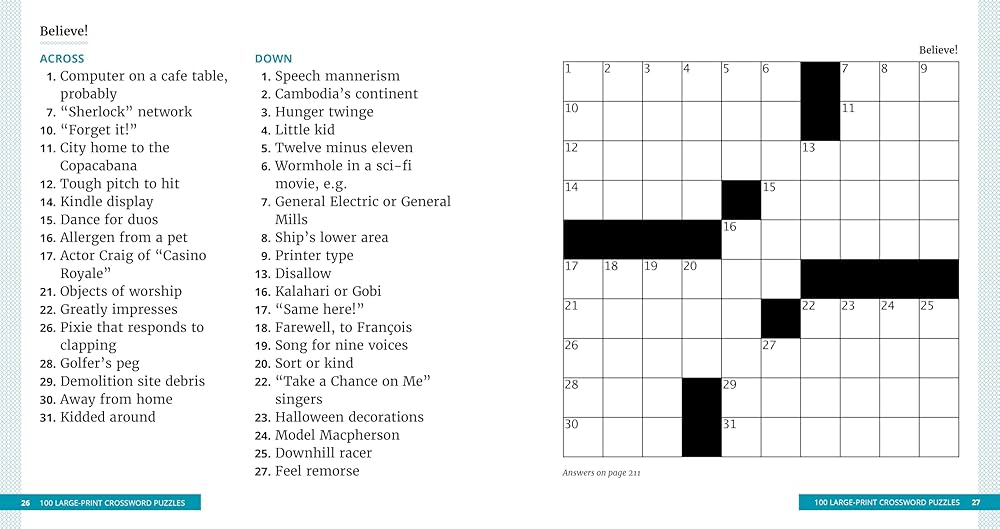
#> input picture img1.jpg, 1000 x 529 px
$ python -i digit_model_v4.py   (imports and definitions only)
#> lines starting #> are read from the running program, lines starting #| are printed output that depends on the picture; after the words box and inside, x2 and y2 are one past the last pixel; in counts of white or black regions, pixels touching at a corner belong together
#> further down, picture is the input picture: shape (529, 1000, 3); mean B, G, R 234.9, 234.6, 232.7
import cv2
import pytesseract
import numpy as np
from PIL import Image

pytesseract.pytesseract.tesseract_cmd = r'C:\Program Files\Tesseract-OCR\tesseract.exe'

def detect_number_v4(img_array, border_crop=0):
#> called with border_crop = 0
    try:
        if img_array is None:
            print("Error: Input image array is None")
            return None

        # --- 0. Optional Border Crop ---
        if border_crop > 0:
            h, w = img_array.shape[:2]
            img_array = img_array[border_crop:h-border_crop, border_crop:w-border_crop]

        # Convert to grayscale if image has 3 channels
        if len(img_array.shape) == 3:
            gray = cv2.cvtColor(img_array, cv2.COLOR_BGR2GRAY)
        else:
            gray = img_array.copy()

        # --- 1. Upscaling ---
        scale_factor = 4
        resized_img = cv2.resize(gray, None,
                                 fx=scale_factor, fy=scale_factor,
                                 interpolation=cv2.INTER_CUBIC)
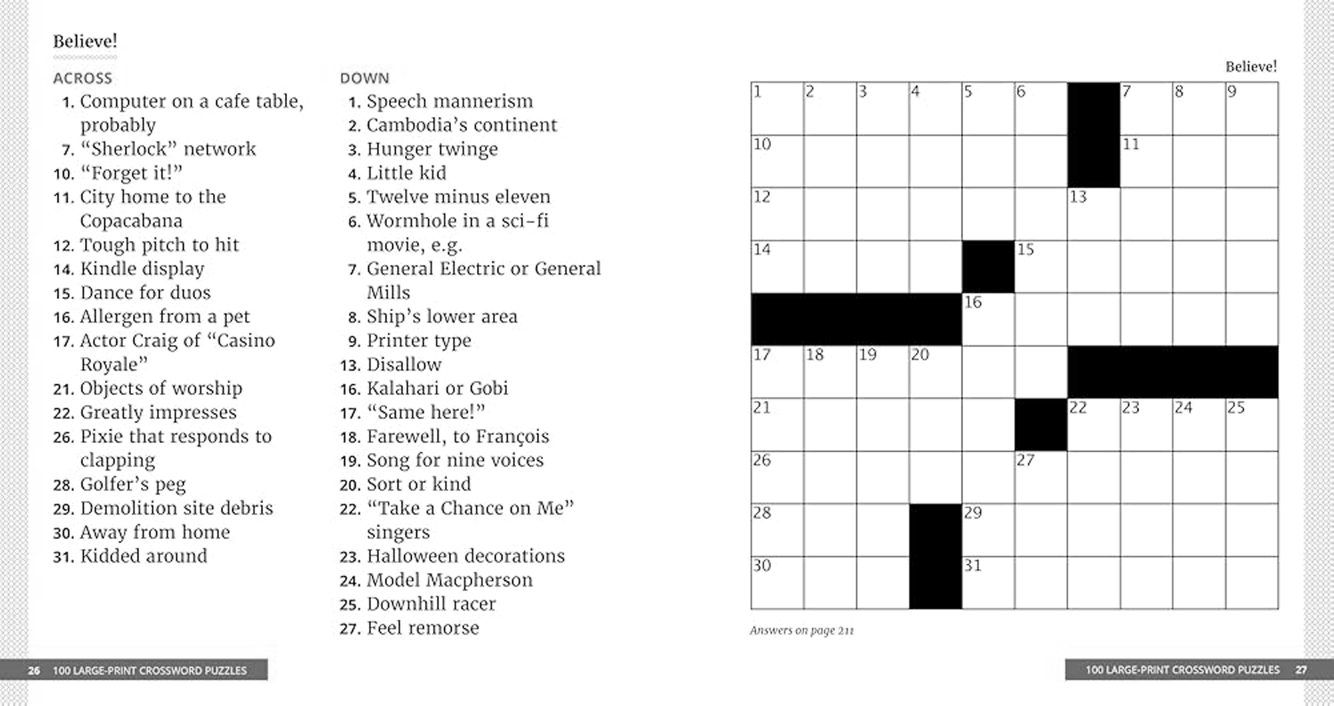
#> resized_img: shape (2116, 4000) (shown at 1/3 size); min 0, max 255, mean 233.6

        # --- 2. Gentler preprocessing ---
        # Apply gentle denoising
        denoised = cv2.fastNlMeansDenoising(resized_img, h=10)

        # Use adaptive thresholding for better handling of varying contrast
        # OR use THRESH_BINARY_INV if your digits are dark on light background
        _, processed_img = cv2.threshold(denoised, 0, 255,
                                        cv2.THRESH_BINARY + cv2.THRESH_OTSU)
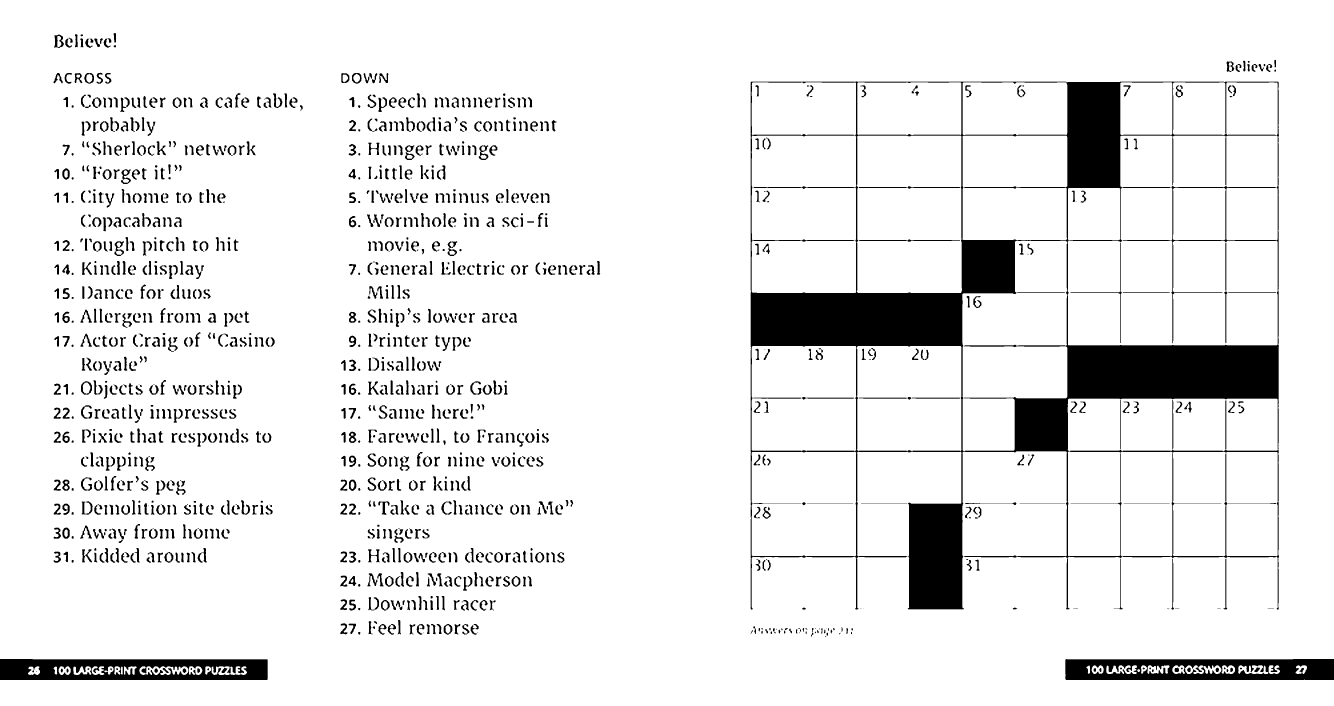
#> processed_img: shape (2116, 4000) (shown at 1/3 size); 91.4% white; 1371 black regions (81 under 20 px), largest, box (x1, y1, x2, y2) and area: (2252, 244, 3837, 1829) 407253, (0, 1977, 803, 2040) 40040, (3196, 1977, 4000, 2040) 40023

        # Lighter sharpening (only once)
        sharpen_kernel = np.array([[0, -1, 0],
                                   [-1, 5, -1],
                                   [0, -1, 0]])
        processed_img = cv2.filter2D(processed_img, -1, sharpen_kernel)

        # [10 lines of commented-out code are left out]
        custom_config = r'--psm 6 -c tessedit_char_whitelist=0123456789'
        pil_image = Image.fromarray(processed_img)
#> (the run stopped early here; a loop or call above may not have finished)

$ run again, on img2.jpg
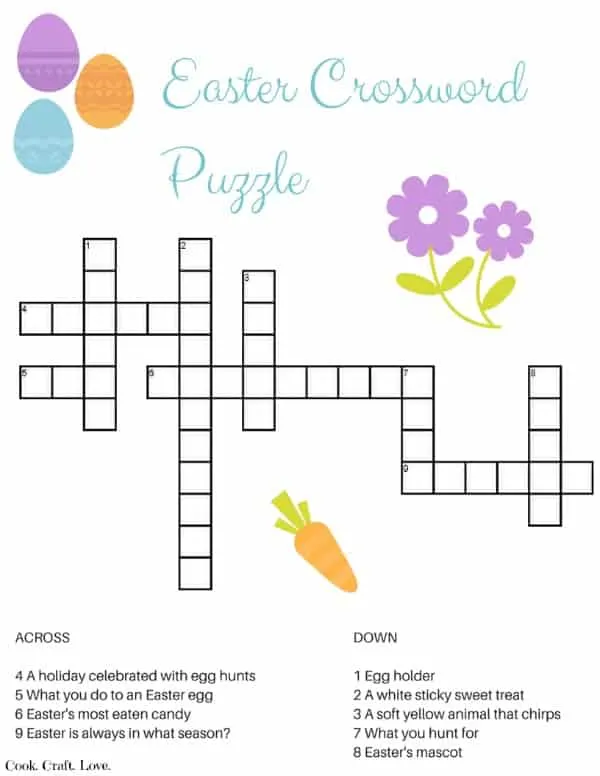
#> input picture img2.jpg, 600 x 776 px
#> picture is the input picture: shape (776, 600, 3); mean B, G, R 240.8, 241.6, 242.6
#> in detect_number_v4, `gray = cv2.cvtColor(img_array, cv2.COLOR_BGR2GRAY)`:
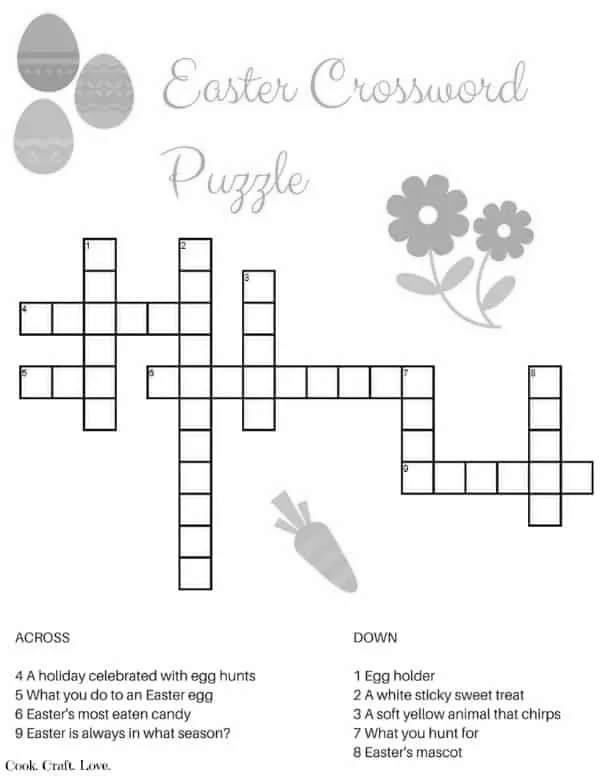
#> gray: shape (776, 600); min 0, max 255, mean 241.8
#> in detect_number_v4, `_, processed_img = cv2.threshold(denoised, 0, 255, cv2.THRESH_BINARY +..`:
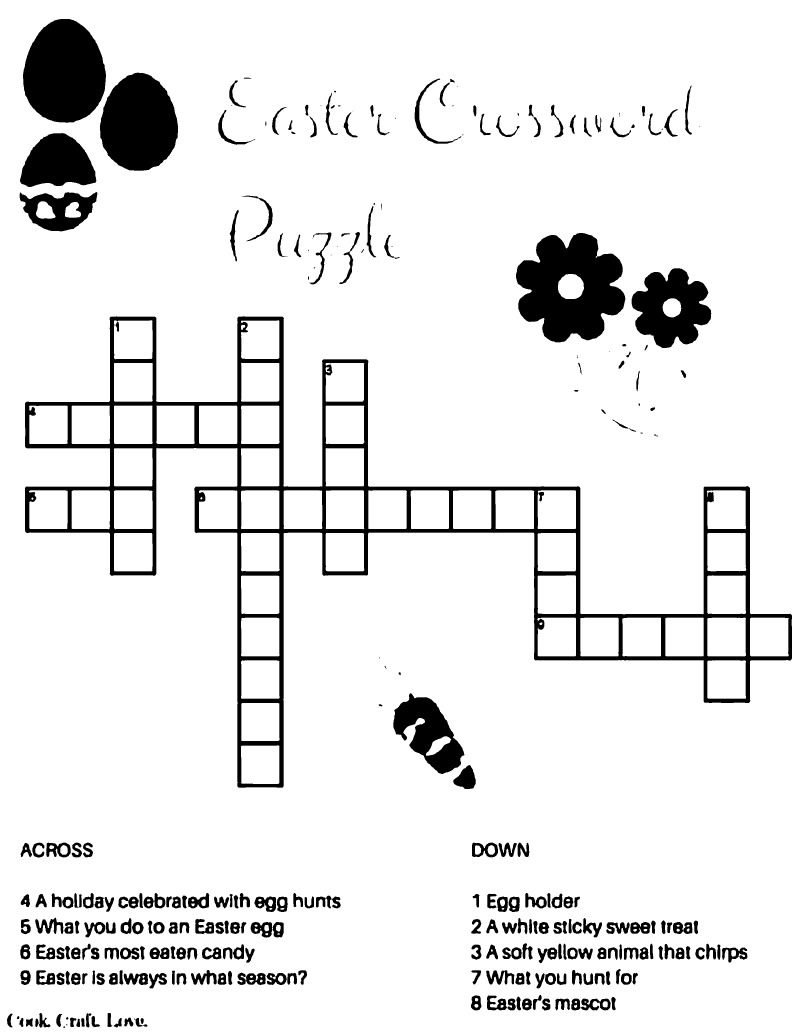
#> processed_img: shape (3104, 2400) (shown at 1/3 size); 91% white; 284 black regions (25 under 20 px), largest, box (x1, y1, x2, y2) and area: (75, 949, 2376, 2363) 212127, (1548, 699, 1876, 1027) 71600, (69, 57, 318, 368) 60028
